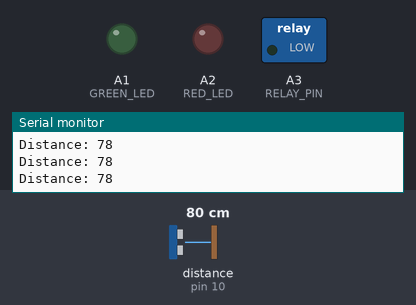
The sketch below on a simulated Arduino Uno, built with avr-gcc and run on an emulated ATmega328P. Parts: switched loads named in the sketch (green lamp = pin HIGH), output pins drawn as LEDs (lit = HIGH), the last lines printed to the serial monitor. Wiring (inferred from the names in the program): ultrasonic range finder: trigger pin 9; echo pin 10. The test bench sets the inputs (shaded band); at power-on: distance to the obstacle (sensor on pin 10) 80 cm. The echo pulse lasts 58.3 µs per cm; pins used as bus, display or sensor lines are not drawn.

Above: at 1.2 s.
1.3 s: distance to the obstacle (sensor on pin 10) set to 13 cm
2.8 s: distance to the obstacle (sensor on pin 10) set to 10 cm
At 3.5 s:
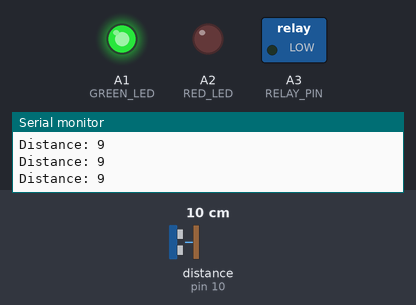
4.3 s: distance to the obstacle (sensor on pin 10) set to 120 cm
At 4.8 s:
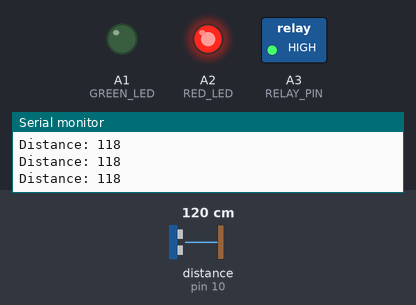
Timing chart, 0 to 7.3 s (numbered marks = the images above; inputs shaded):
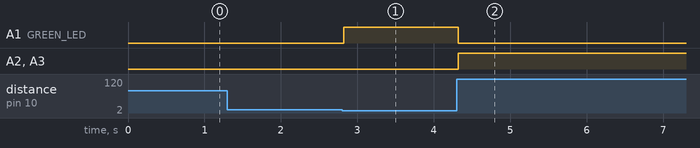

The sketch:

hardware.ino
```cpp
/*
* project: water level controller
* based microcontroller - (ATMEGA328p)
* credits: mussacharles60@gmail.com (@mussacharles60)
*/

#define TRIG_PIN 9
#define ECHO_PIN 10

#define GREEN_LED A1
#define RED_LED A2

#define RELAY_PIN A3

long duration;
int distance;

int tank_height = 100;
int full_unit = 10;
int low_unit = tank_height - full_unit;

bool tank_was_empty = false;

void setup() {
  pinMode(TRIG_PIN, OUTPUT);
  pinMode(ECHO_PIN, INPUT);

  pinMode(GREEN_LED, OUTPUT);
  pinMode(RED_LED, OUTPUT);
  pinMode(RELAY_PIN, OUTPUT);

  Serial.begin(9600);

  digitalWrite(GREEN_LED, 0);
  digitalWrite(RED_LED, 0);
  digitalWrite(RELAY_PIN, 0);
}

void loop() {
  // Clears the TRIG_PIN
  digitalWrite(TRIG_PIN, LOW);
  delayMicroseconds(2);
  // Sets the TRIG_PIN on HIGH state for 10 micro seconds
  digitalWrite(TRIG_PIN, HIGH);
  delayMicroseconds(10);
  digitalWrite(TRIG_PIN, LOW);
  // Reads the ECHO_PIN, returns the sound wave travel time in microseconds
  duration = pulseIn(ECHO_PIN, HIGH);
  // Calculating the distance
  distance = duration * 0.034 / 2;
  // Prints the distance on the Serial Monitor
  Serial.print("Distance: ");
  Serial.println(distance);

  if (distance <= full_unit) {
    tank_was_empty = false;
    digitalWrite(GREEN_LED, 1);
    digitalWrite(RED_LED, 0);
    digitalWrite(RELAY_PIN, 0);
  }
  else if (distance > full_unit && distance < low_unit) {
    digitalWrite(GREEN_LED, 0);
    if (tank_was_empty) {
      digitalWrite(RED_LED, 1);
      digitalWrite(RELAY_PIN, 1);
    } else {
      digitalWrite(RED_LED, 0);
      digitalWrite(RELAY_PIN, 0);
    }
  }
  else if ( distance >= low_unit) {
    tank_was_empty = true;
    digitalWrite(GREEN_LED, 0);
    digitalWrite(RED_LED, 1);
    digitalWrite(RELAY_PIN, 1);
  }
}
```

Measured:
- the behaviour switches between 12 and 11 cm on distance to the obstacle (sensor on pin 10) (found by bisection; images 0 and 1)
- after the input at 2.8 s, A1 (GREEN_LED): LOW → HIGH at once
- after the input at 4.3 s, A1 (GREEN_LED): HIGH → LOW at once; A2 (RED_LED), A3 (RELAY_PIN): LOW → HIGH at once
